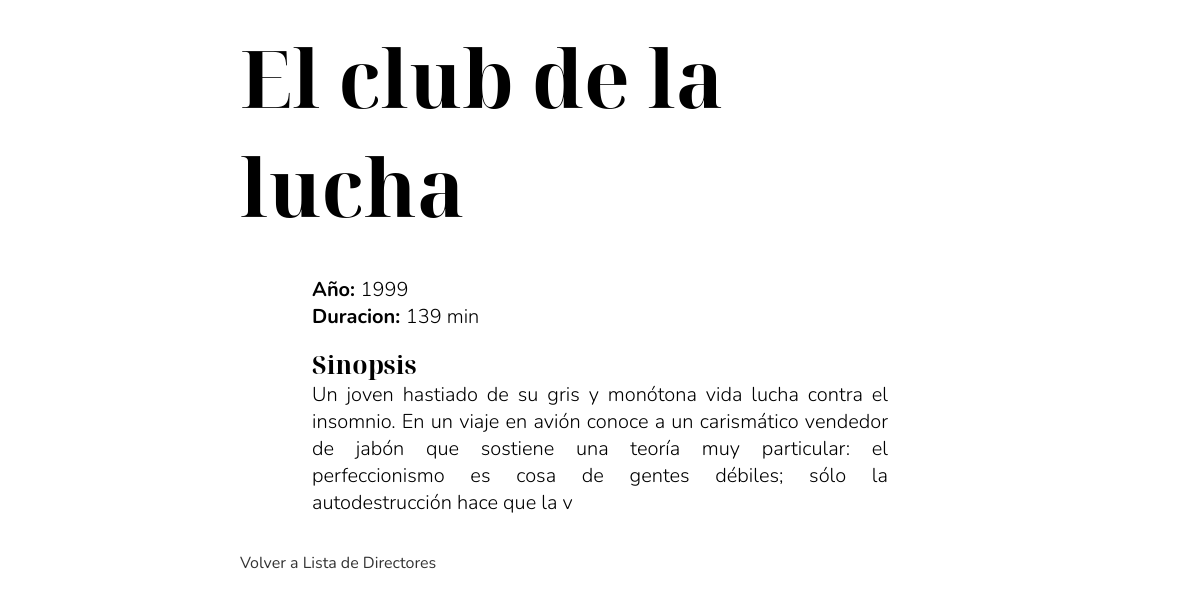
Screenshot of /peliculas/pelicula/1 with the database file from the repository.
### peliculas/models.py (models this page shows)
class Pelicula(models.Model):
    titulo = models.CharField(max_length=64, help_text="Titulo de la pelicula")
    director = models.ForeignKey('Director', on_delete=models.CASCADE, help_text="Director de la pelicula")
    descripcion = models.TextField(max_length=256, help_text="Descripción de la pelicula")
    genero = models.ManyToManyField(Genero, help_text="Genero de la pelicula")
    duracion = models.PositiveIntegerField(help_text="Duración de la pelicula")
    estreno = models.PositiveIntegerField(help_text="Año de estreno")
    def __str__(self):
        return self.titulo

### peliculas/views.py (the view)
# urls.py: path('pelicula/<pk>', views.PeliculaView.as_view(), name='detalle_pelicula'),
class PeliculaView(generic.DetailView):
    template_name = 'peliculas/pelicula.html'
    model = Pelicula

### peliculas/templates/peliculas/pelicula.html (shortened to what this page needs)
{% extends "peliculas/base.html" %}
{% block header-title %}{{ pelicula }}{% endblock %}
{% block content %}
<p><b>Año: </b>{{ pelicula.estreno }}</p>
<p><b>Duracion: </b>{{ pelicula.duracion }} min</p>
<h4>Sinopsis</h4>
<p>{{ pelicula.descripcion | linebreaks }}</p>
{% endblock %}
{% block footer %}
<a href="/peliculas/">Volver a Lista de Directores</a>
{% endblock %}

### peliculas/static/peliculas/style.css (style rules this page uses)
* { margin: 0; padding: 0; box-sizing: border-box; font-family: 'Nunito', sans-serif; }
body { width: 60%; margin: auto; }
h1, h2, h3, h4, h5 { font-family: 'Noto Serif Display', serif; margin-top: 3%; }
h4 { font-size: 25px; }
p { font-size: 20px; font-weight: 300; }
a, .nombre_director, .nombre_pelicula { text-decoration: none; color: #333; }

### rows the page displays
Pelicula: titulo "El club de la lucha", estreno "1999", duracion "139", descripcion "Un joven hastiado de su gris y monótona vida lucha contra el insomnio. En un viaje en avión conoce a un carismático vendedor de jabón que sostiene una teoría muy particular: el perfeccionismo es cosa de gentes débiles; sólo la autodestrucción hace que la v"
